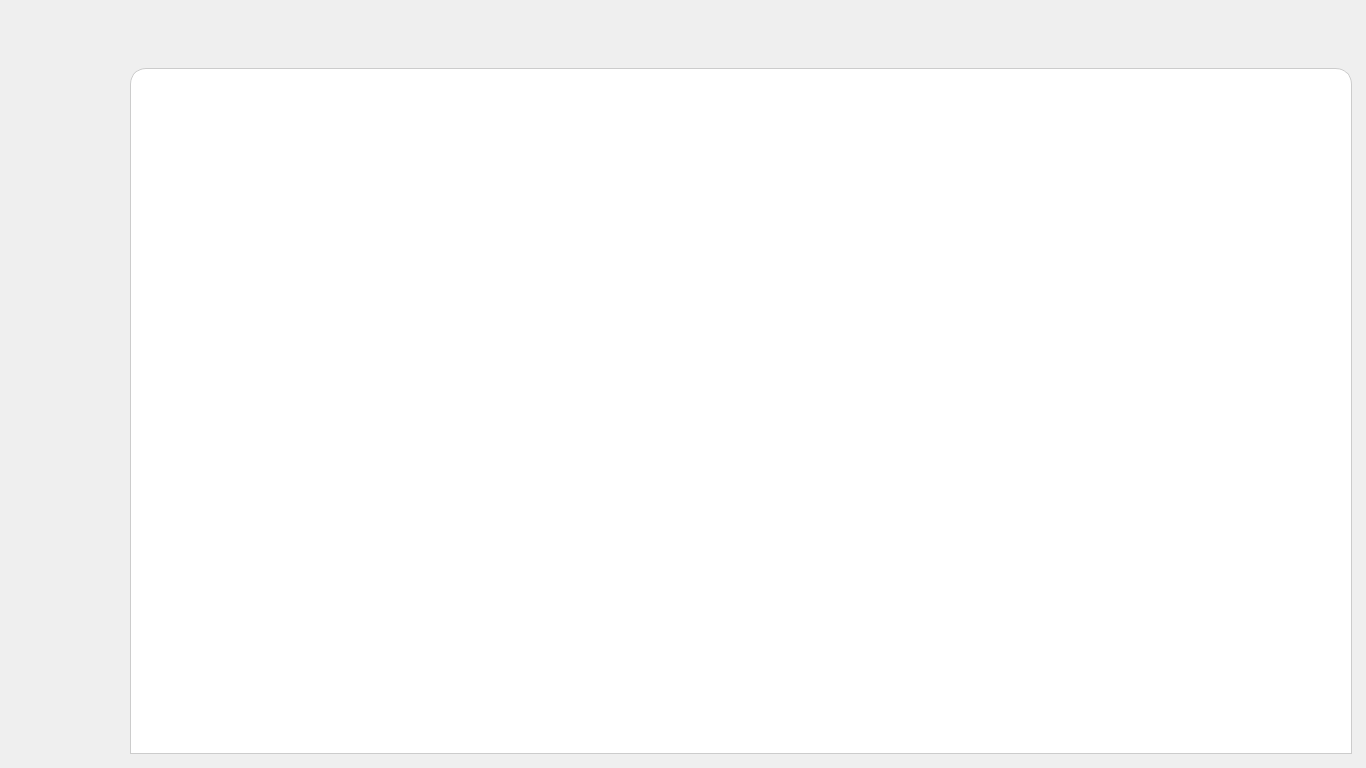
<?xml version="1.0" encoding="UTF-8"?>
<ui version="4.0">
 <class>MainWindow</class>
 <widget class="QMainWindow" name="MainWindow">
  <property name="geometry">
   <rect>
    <x>0</x>
    <y>0</y>
    <width>1366</width>
    <height>768</height>
   </rect>
  </property>
  <property name="minimumSize">
   <size>
    <width>1366</width>
    <height>768</height>
   </size>
  </property>
  <property name="font">
   <font>
    <bold>false</bold>
   </font>
  </property>
  <property name="mouseTracking">
   <bool>true</bool>
  </property>
  <property name="windowTitle">
   <string>CREAiT</string>
  </property>
  <widget class="QWidget" name="centralwidget">
   <property name="minimumSize">
    <size>
     <width>1366</width>
     <height>768</height>
    </size>
   </property>
   <property name="layoutDirection">
    <enum>Qt::LayoutDirection::RightToLeft</enum>
   </property>
   <layout class="QHBoxLayout" name="horizontalLayout">
    <property name="spacing">
     <number>14</number>
    </property>
    <property name="leftMargin">
     <number>14</number>
    </property>
    <property name="topMargin">
     <number>14</number>
    </property>
    <property name="rightMargin">
     <number>14</number>
    </property>
    <property name="bottomMargin">
     <number>14</number>
    </property>
    <item>
     <widget class="QWidget" name="rightLayout" native="true">
      <layout class="QVBoxLayout" name="verticalLayout_4">
       <property name="spacing">
        <number>12</number>
       </property>
       <property name="leftMargin">
        <number>0</number>
       </property>
       <property name="topMargin">
        <number>0</number>
       </property>
       <property name="rightMargin">
        <number>0</number>
       </property>
       <property name="bottomMargin">
        <number>0</number>
       </property>
       <item>
        <widget class="Header" name="header" native="true">
         <property name="sizePolicy">
          <sizepolicy hsizetype="Expanding" vsizetype="Fixed">
           <horstretch>0</horstretch>
           <verstretch>0</verstretch>
          </sizepolicy>
         </property>
         <property name="minimumSize">
          <size>
           <width>0</width>
           <height>42</height>
          </size>
         </property>
         <property name="maximumSize">
          <size>
           <width>16777215</width>
           <height>42</height>
          </size>
         </property>
         <property name="styleSheet">
          <string notr="true"/>
         </property>
        </widget>
       </item>
       <item>
        <widget class="QStackedWidget" name="stackedWidget">
         <property name="layoutDirection">
          <enum>Qt::LayoutDirection::LeftToRight</enum>
         </property>
         <property name="currentIndex">
          <number>3</number>
         </property>
         <widget class="HomePage" name="homePage">
          <property name="layoutDirection">
           <enum>Qt::LayoutDirection::LeftToRight</enum>
          </property>
          <property name="autoFillBackground">
           <bool>false</bool>
          </property>
         </widget>
         <widget class="ProjectsViewPage" name="projectsViewPage"/>
         <widget class="CreateProjectPage" name="createProjectPage"/>
         <widget class="QWidget" name="mainSection">
          <property name="styleSheet">
           <string notr="true">#mainSection {
	background-color: white;
	border: 1px solid #ccc;
	border-top-left-radius: 16px;
	border-top-right-radius: 16px;
}
</string>
          </property>
          <layout class="QVBoxLayout" name="verticalLayout">
           <property name="spacing">
            <number>0</number>
           </property>
           <property name="leftMargin">
            <number>0</number>
           </property>
           <property name="topMargin">
            <number>0</number>
           </property>
           <property name="rightMargin">
            <number>0</number>
           </property>
           <property name="bottomMargin">
            <number>0</number>
           </property>
           <item>
            <widget class="QStackedWidget" name="mainPanel">
             <property name="sizePolicy">
              <sizepolicy hsizetype="Expanding" vsizetype="Expanding">
               <horstretch>0</horstretch>
               <verstretch>0</verstretch>
              </sizepolicy>
             </property>
             <property name="layoutDirection">
              <enum>Qt::LayoutDirection::LeftToRight</enum>
             </property>
             <property name="styleSheet">
              <string notr="true"/>
             </property>
             <property name="currentIndex">
              <number>2</number>
             </property>
             <widget class="ProjectPage" name="projectsPage">
              <property name="enabled">
               <bool>true</bool>
              </property>
              <property name="accessibleDescription">
               <string/>
              </property>
             </widget>
             <widget class="DocumentsPage" name="documentsPage"/>
             <widget class="ReviewsPage" name="reviewsPage"/>
             <widget class="AutomationsPage" name="automationsPage"/>
             <widget class="ProjectSettingsPage" name="projecSettingsPage"/>
            </widget>
           </item>
          </layout>
         </widget>
        </widget>
       </item>
      </layout>
     </widget>
    </item>
    <item>
     <widget class="QWidget" name="widget" native="true">
      <layout class="QVBoxLayout" name="verticalLayout_2">
       <property name="spacing">
        <number>26</number>
       </property>
       <property name="leftMargin">
        <number>0</number>
       </property>
       <property name="topMargin">
        <number>0</number>
       </property>
       <property name="rightMargin">
        <number>0</number>
       </property>
       <property name="bottomMargin">
        <number>0</number>
       </property>
       <item>
        <widget class="QWidget" name="logoContainer" native="true">
         <layout class="QVBoxLayout" name="verticalLayout_3">
          <property name="spacing">
           <number>0</number>
          </property>
          <property name="leftMargin">
           <number>0</number>
          </property>
          <property name="topMargin">
           <number>68</number>
          </property>
          <property name="rightMargin">
           <number>0</number>
          </property>
          <property name="bottomMargin">
           <number>0</number>
          </property>
          <item>
           <widget class="QLabel" name="logo">
            <property name="sizePolicy">
             <sizepolicy hsizetype="Fixed" vsizetype="Fixed">
              <horstretch>0</horstretch>
              <verstretch>0</verstretch>
             </sizepolicy>
            </property>
            <property name="maximumSize">
             <size>
              <width>101</width>
              <height>64</height>
             </size>
            </property>
            <property name="text">
             <string/>
            </property>
            <property name="pixmap">
             <pixmap resource="../../../Resources/Resources.qrc">:/images/logo-lg.svg</pixmap>
            </property>
            <property name="scaledContents">
             <bool>true</bool>
            </property>
            <property name="alignment">
             <set>Qt::AlignmentFlag::AlignCenter</set>
            </property>
            <property name="indent">
             <number>0</number>
            </property>
           </widget>
          </item>
         </layout>
        </widget>
       </item>
       <item>
        <widget class="SideBar" name="sideBar" native="true">
         <property name="sizePolicy">
          <sizepolicy hsizetype="Fixed" vsizetype="Expanding">
           <horstretch>0</horstretch>
           <verstretch>0</verstretch>
          </sizepolicy>
         </property>
         <property name="minimumSize">
          <size>
           <width>102</width>
           <height>0</height>
          </size>
         </property>
        </widget>
       </item>
      </layout>
     </widget>
    </item>
   </layout>
  </widget>
 </widget>
 <customwidgets>
  <customwidget>
   <class>SideBar</class>
   <extends>QWidget</extends>
   <header>sidebar.h</header>
   <container>1</container>
  </customwidget>
  <customwidget>
   <class>Header</class>
   <extends>QWidget</extends>
   <header>header.h</header>
   <container>1</container>
  </customwidget>
  <customwidget>
   <class>AutomationsPage</class>
   <extends>QWidget</extends>
   <header>automationspage.h</header>
   <container>1</container>
  </customwidget>
  <customwidget>
   <class>ProjectPage</class>
   <extends>QWidget</extends>
   <header>projectpage.h</header>
   <container>1</container>
  </customwidget>
  <customwidget>
   <class>DocumentsPage</class>
   <extends>QWidget</extends>
   <header location="global">documentspage.h</header>
   <container>1</container>
  </customwidget>
  <customwidget>
   <class>HomePage</class>
   <extends>QWidget</extends>
   <header>homepage.h</header>
   <container>1</container>
  </customwidget>
  <customwidget>
   <class>ProjectSettingsPage</class>
   <extends>QWidget</extends>
   <header>projectsettingspage.h</header>
   <container>1</container>
  </customwidget>
  <customwidget>
   <class>CreateProjectPage</class>
   <extends>QWidget</extends>
   <header>createprojectpage.h</header>
   <container>1</container>
  </customwidget>
  <customwidget>
   <class>ReviewsPage</class>
   <extends>QWidget</extends>
   <header location="global">reviewspage.h</header>
   <container>1</container>
  </customwidget>
  <customwidget>
   <class>ProjectsViewPage</class>
   <extends>QWidget</extends>
   <header location="global">projectsviewpage.h</header>
   <container>1</container>
  </customwidget>
 </customwidgets>
 <resources>
  <include location="../../../Resources/Resources.qrc"/>
 </resources>
 <connections/>
</ui>
